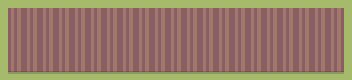

This is a level from a 2D game, rendered from its Tiled map with the project's own tilesets. A one-line summary and the complete map file follow:
An orthogonal 22x5 tile map with 16x16 px tiles, 2 tile layers (Ground, Ground2), 1 hidden layer not drawn, 2 tilesets and 2 objects.

<map version="1.10" tiledversion="1.11.2" orientation="orthogonal" renderorder="right-down" width="22" height="5" tilewidth="16" tileheight="16" infinite="0" nextlayerid="6" nextobjectid="17">
 <properties>
  <property name="isBattle" type="bool" value="false" />
 </properties>
 <tileset firstgid="1" source="Ground.tsx" />
 <tileset firstgid="121" source="objects.tsx" />
 <layer id="2" name="Ground" width="22" height="5">
  <data encoding="csv">
72,72,72,72,72,72,72,72,72,72,72,72,72,72,72,72,72,72,72,72,72,72,
72,72,72,72,72,72,72,72,72,72,72,72,72,72,72,72,72,72,72,72,72,72,
72,72,72,72,72,72,72,72,72,72,72,72,72,72,72,72,72,72,72,72,72,72,
72,72,72,72,72,72,72,72,72,72,72,72,72,72,72,72,72,72,72,72,72,72,
72,72,72,72,72,72,72,72,72,72,72,72,72,72,72,72,72,72,72,72,72,72
</data>
 </layer>
 <layer id="1" name="Ground2" width="22" height="5">
  <data encoding="csv">
9,7,7,7,7,7,7,7,7,7,7,7,7,7,7,7,7,7,7,7,7,10,
49,47,47,47,47,47,47,47,47,47,47,47,47,47,47,47,47,47,47,47,47,50,
49,47,47,47,47,47,47,47,47,47,47,47,47,47,47,47,47,47,47,47,47,50,
49,47,47,47,47,47,47,47,47,47,47,47,47,47,47,47,47,47,47,47,47,50,
89,87,87,87,87,87,87,87,87,87,87,87,87,87,87,87,87,87,87,87,87,90
</data>
 </layer>
 <layer id="4" name="Ground3" width="22" height="5" visible="0">
  <data encoding="csv">
0,0,0,0,0,0,0,0,0,0,0,0,0,0,0,0,0,0,0,0,0,0,
0,0,0,0,0,0,0,0,0,0,0,0,0,0,0,0,0,0,0,0,0,0,
0,0,0,0,0,0,0,0,0,0,124,0,0,0,0,0,0,0,0,0,124,0,
0,0,124,0,0,0,0,0,0,0,0,0,0,0,0,0,0,0,0,0,0,0,
0,0,0,0,0,0,0,0,0,152,152,152,0,0,0,0,0,0,0,0,0,0
</data>
 </layer>
 <objectgroup id="3" name="Primary_Entities" />
 <objectgroup id="5" name="Portals">
  <properties>
   <property name="destFile" value="start2.tmx" />
  </properties>
  <object id="8" x="324.34" y="38.1288" width="3.66667" height="5.66667">
   <properties>
    <property name="destMap" value="battle3" />
    <property name="destPortal_ID" type="int" value="1" />
    <property name="name" value="orangePortal" />
    <property name="portal_ID" type="int" value="3" />
    <property name="spawnDirection" value="left" />
   </properties>
  </object>
  <object id="15" x="22.6894" y="36.678" width="3.66667" height="5.66667">
   <properties>
    <property name="destMap" value="battle2" />
    <property name="destPortal_ID" type="int" value="2" />
    <property name="name" value="greenPortal" />
    <property name="portal_ID" type="int" value="2" />
    <property name="spawnDirection" value="right" />
   </properties>
  </object>
 </objectgroup>
</map>
